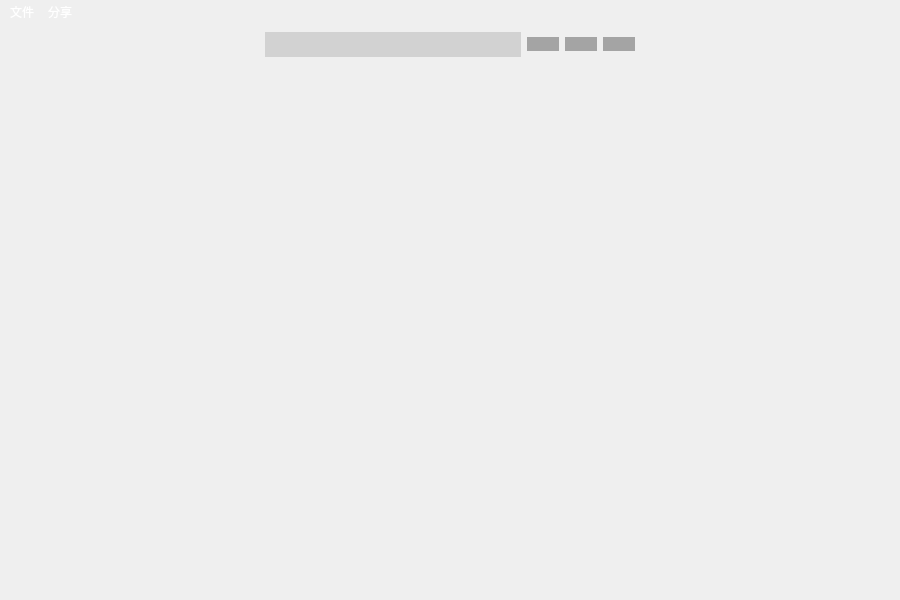
<?xml version="1.0" encoding="UTF-8"?>
<ui version="4.0">
 <class>MainWindow</class>
 <widget class="QMainWindow" name="MainWindow">
  <property name="geometry">
   <rect>
    <x>0</x>
    <y>0</y>
    <width>900</width>
    <height>600</height>
   </rect>
  </property>
  <property name="windowTitle">
   <string>MainWindow</string>
  </property>
  <property name="styleSheet">
   <string notr="true">QMainWindow#MainWindow {
    border-image: url(:/home43.png);
}


/* 表格整体 */
QTableWidget#tableWidget {
    background-color: transparent;
    color: white;
    border: none;
    gridline-color: rgba(255, 255, 255, 80);
}


/* 表格单元格 */
QTableWidget#tableWidget::item {
    background-color: transparent;
    border: none;
    color: white;
}


/* 表格选中后的颜色 */
QTableWidget#tableWidget::item:selected {
    background-color: rgba(80, 160, 255, 120);
    color: white;
}


/* 表头：深色半透明背景，保证白色字体清晰可见（避免透明透出白色背景导致白字白底） */
QHeaderView::section {
    background-color: rgba(0, 0, 0, 150);
    color: white;
    border: none;
}


/* 菜单栏 */
QMenuBar#menubar {
    background-color: transparent;
    color: white;
    border: none;
}


/* 菜单栏里的每一项 */
QMenuBar#menubar::item {
    background-color: transparent;
    color: white;
}


/* 菜单栏选中效果 */
QMenuBar#menubar::item:selected {
    background-color: rgba(255, 255, 255, 50);
    color: white;
}


/* Action 不是常规可直接这样控制的控件，通常不用写 */
QAction {
    background-color: transparent;
    border: none;
    color: white;
}


/* 输入框 */
QLineEdit {
    background-color: rgba(167, 167, 167, 100);
    color: white;
    border: none;
}


/* 按钮 */
QPushButton {
    border: none;
    border-radius: 100px;
    color: white;
    background-color: rgba(0, 0, 0, 80);
}


/* 按钮悬停 */
QPushButton:hover {
    background-color: rgba(255, 255, 255, 50);
}


/* 按钮按下 */
QPushButton:pressed {
    background-color: rgba(0, 0, 0, 150);
}


/* 按钮图标 */
QPushButton#Select{
	border-image: url(:/selectIcon.png);
}
QPushButton#Update{
	border-image: url(:/updateIcon.png);
}
QPushButton#Delete{
	border-image: url(:/deleteIcon.png);
}</string>
  </property>
  <widget class="QWidget" name="centralwidget">
   <layout class="QGridLayout" name="gridLayout_2">
    <item row="0" column="0">
     <layout class="QGridLayout" name="gridLayout">
      <item row="0" column="0">
       <layout class="QHBoxLayout" name="horizontalLayout">
        <item>
         <spacer name="horizontalSpacer_2">
          <property name="orientation">
           <enum>Qt::Orientation::Horizontal</enum>
          </property>
          <property name="sizeHint" stdset="0">
           <size>
            <width>40</width>
            <height>20</height>
           </size>
          </property>
         </spacer>
        </item>
        <item>
         <widget class="QLineEdit" name="lineEdit">
          <property name="minimumSize">
           <size>
            <width>0</width>
            <height>25</height>
           </size>
          </property>
         </widget>
        </item>
        <item>
         <widget class="QPushButton" name="Select">
          <property name="text">
           <string/>
          </property>
          <property name="iconSize">
           <size>
            <width>25</width>
            <height>25</height>
           </size>
          </property>
         </widget>
        </item>
        <item>
         <widget class="QPushButton" name="Update">
          <property name="text">
           <string/>
          </property>
          <property name="iconSize">
           <size>
            <width>25</width>
            <height>25</height>
           </size>
          </property>
         </widget>
        </item>
        <item>
         <widget class="QPushButton" name="Delete">
          <property name="text">
           <string/>
          </property>
          <property name="iconSize">
           <size>
            <width>25</width>
            <height>25</height>
           </size>
          </property>
         </widget>
        </item>
        <item>
         <spacer name="horizontalSpacer">
          <property name="orientation">
           <enum>Qt::Orientation::Horizontal</enum>
          </property>
          <property name="sizeHint" stdset="0">
           <size>
            <width>40</width>
            <height>20</height>
           </size>
          </property>
         </spacer>
        </item>
       </layout>
      </item>
      <item row="1" column="0">
       <widget class="QTableWidget" name="tableWidget">
        <property name="selectionMode">
         <enum>QAbstractItemView::SelectionMode::SingleSelection</enum>
        </property>
        <property name="selectionBehavior">
         <enum>QAbstractItemView::SelectionBehavior::SelectRows</enum>
        </property>
        <attribute name="verticalHeaderVisible">
         <bool>false</bool>
        </attribute>
       </widget>
      </item>
     </layout>
    </item>
   </layout>
  </widget>
  <widget class="QMenuBar" name="menubar">
   <property name="geometry">
    <rect>
     <x>0</x>
     <y>0</y>
     <width>900</width>
     <height>18</height>
    </rect>
   </property>
   <widget class="QMenu" name="menu">
    <property name="title">
     <string>文件</string>
    </property>
    <addaction name="action_2"/>
    <addaction name="action_3"/>
   </widget>
   <widget class="QMenu" name="menu_2">
    <property name="title">
     <string>分享</string>
    </property>
    <addaction name="action"/>
    <addaction name="actionSend_File"/>
   </widget>
   <addaction name="menu"/>
   <addaction name="menu_2"/>
  </widget>
  <action name="action">
   <property name="icon">
    <iconset theme="QIcon::ThemeIcon::DocumentOpen"/>
   </property>
   <property name="text">
    <string>获取链接</string>
   </property>
  </action>
  <action name="action_2">
   <property name="icon">
    <iconset theme="QIcon::ThemeIcon::GoUp"/>
   </property>
   <property name="text">
    <string>上传文件</string>
   </property>
  </action>
  <action name="action_3">
   <property name="icon">
    <iconset theme="QIcon::ThemeIcon::GoDown"/>
   </property>
   <property name="text">
    <string>下载文件</string>
   </property>
  </action>
  <action name="actionSend_File">
   <property name="icon">
    <iconset theme="QIcon::ThemeIcon::WindowNew"/>
   </property>
   <property name="text">
    <string>Extract link</string>
   </property>
  </action>
 </widget>
 <resources/>
 <connections/>
</ui>
